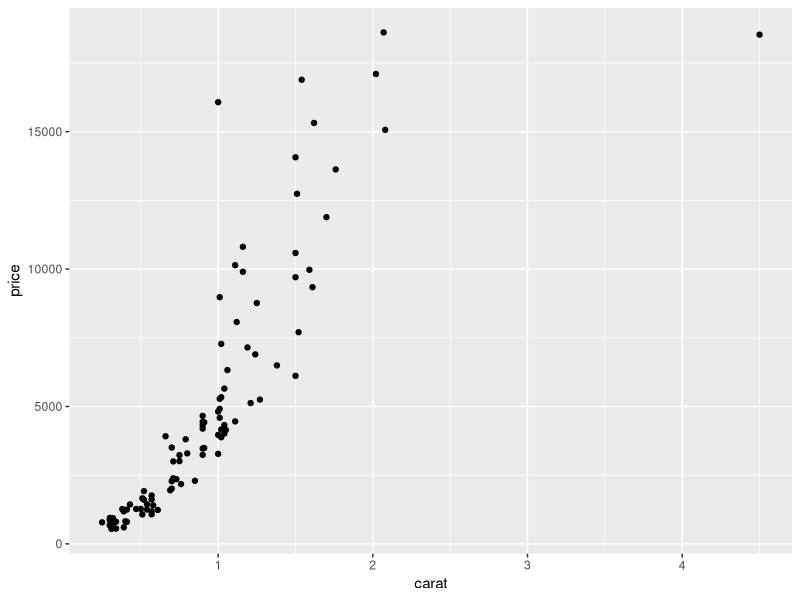
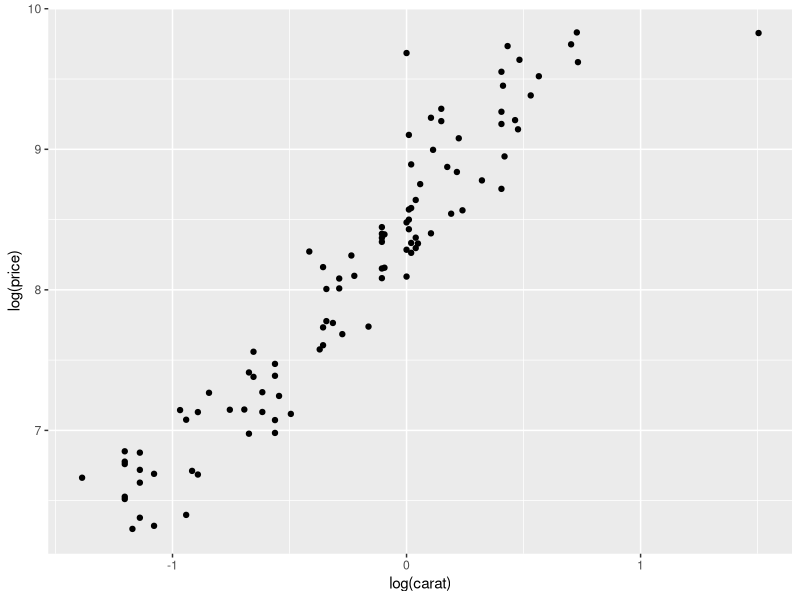
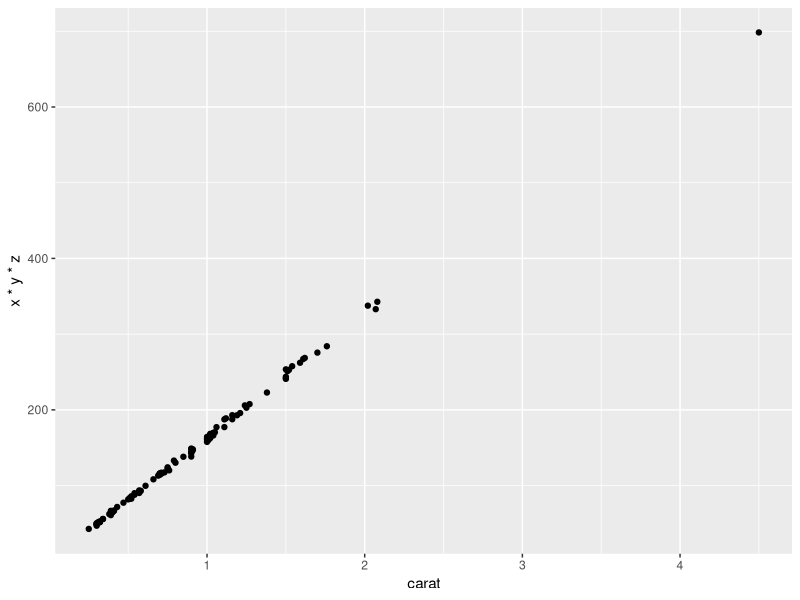
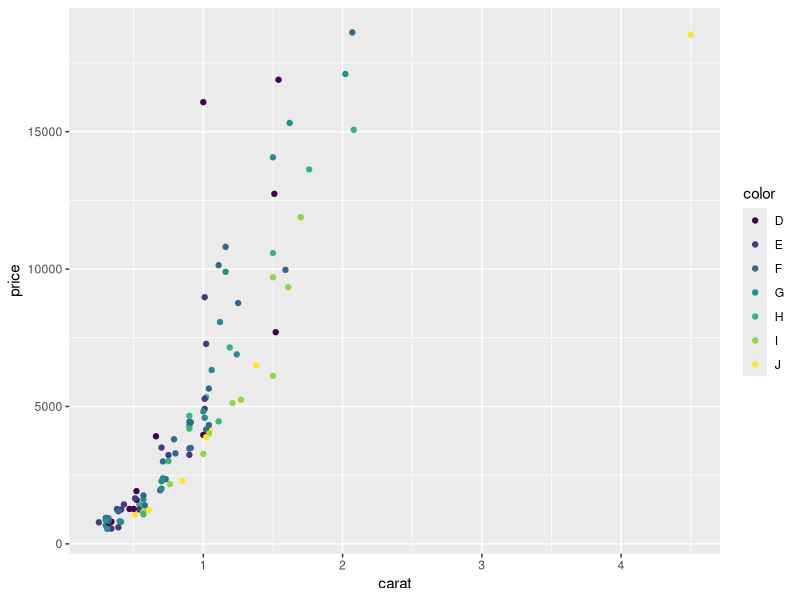
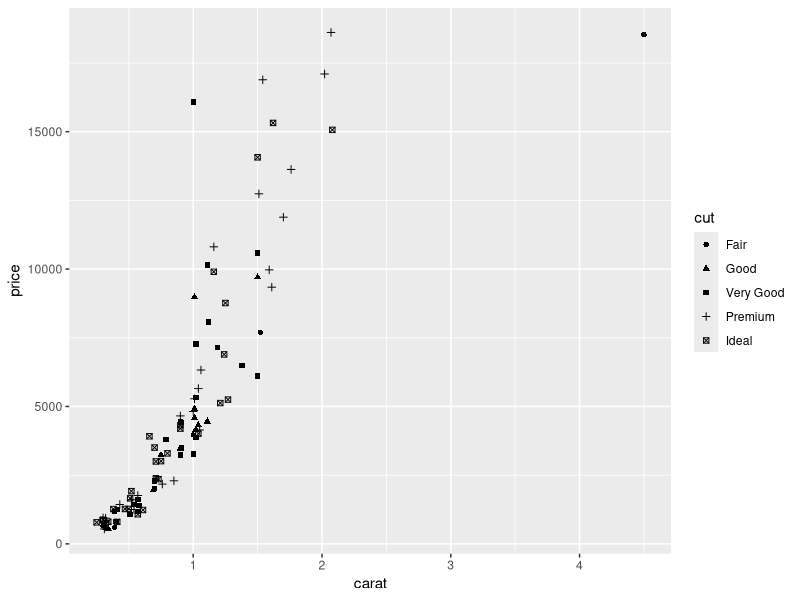
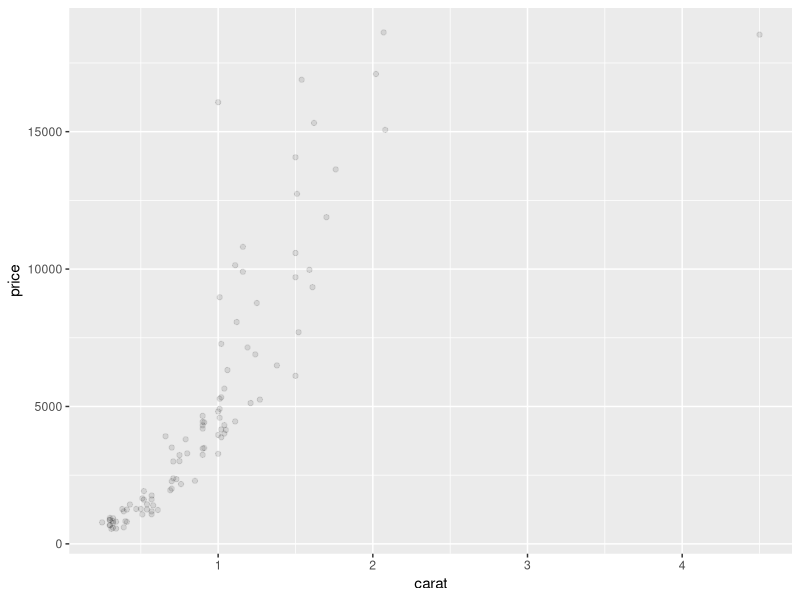
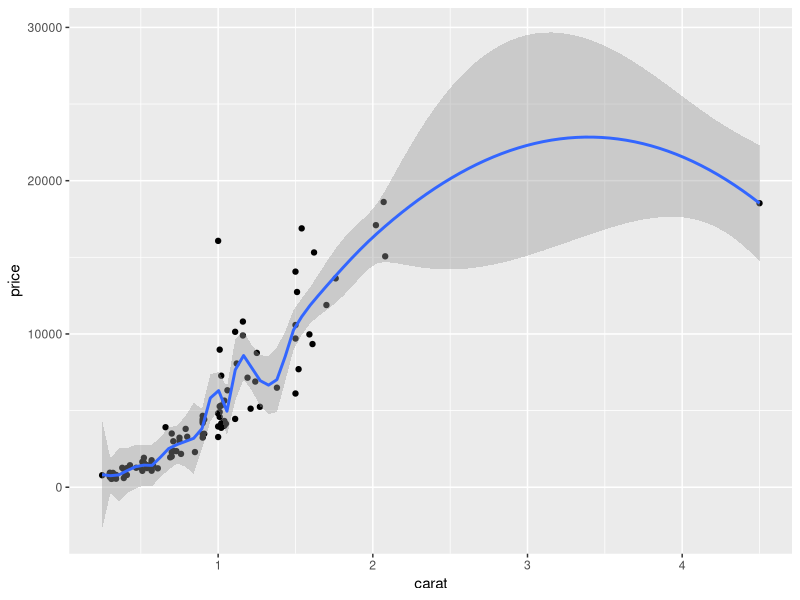
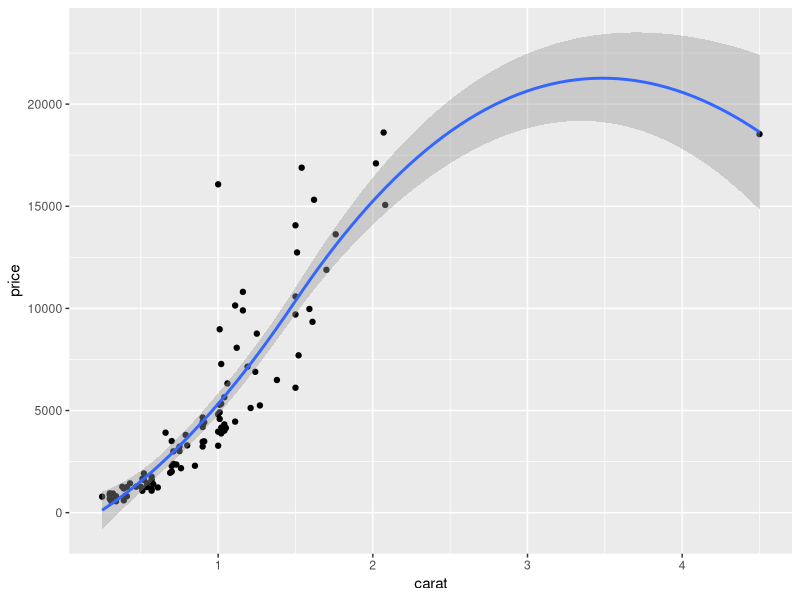

These figures' R source, in order:
## ---- chunk 1
install.packages()
## ---- chunk 2
library(ggplot2)
## ---- chunk 3
set.seed(1410)
my_data <- diamonds[sample(nrow(diamonds),100),]
dim(my_data)
head(my_data)


## ---- chunk 4
qplot(carat,price,data=my_data)
## ---- chunk 5
qplot(log(carat),log(price),data=my_data)

## ---- chunk 6
qplot(carat,x*y*z,data=my_data)
## ---- chunk 7

qplot(carat,price,data=my_data,color=color)
qplot(carat,price,data=my_data,shape=cut)
## ---- chunk 8
qplot(carat,price,data=my_data,alpha=I(1/10))


## ---- chunk 9
qplot(carat,price,data=my_data, geom=c("point","smooth"),span=0.2)
qplot(carat,price,data=my_data, geom=c("point","smooth"),span=1.0)
## ---- chunk 10
## histogram and density

qplot(carat,data=my_data,geom="histogram",binwidth=0.1,xlim=c(0,3)) # binwith can range from 0.01 to 1 
qplot(carat,data=my_data, geom="density")
qplot(carat,data=my_data,geom="histogram",binwidth=0.01,fill=color)
qplot(carat,data=my_data,geom="density",fill=color)
## ---- chunk 11




